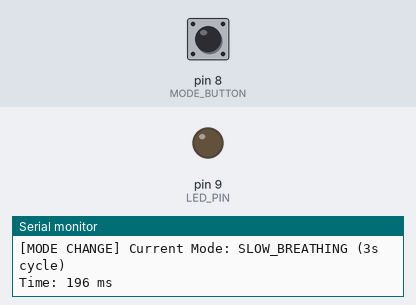
Simulated run of this sketch. Board: Arduino Uno, built with avr-gcc and run on an emulated ATmega328P. Parts: output pins drawn as LEDs (lit = HIGH), the last lines printed to the serial monitor. The inputs (shaded band) are chosen by the test bench; at power-on: pin 8 (MODE_BUTTON) LOW.

Above: at 1.4 s.
1.5 s: pin 8 (MODE_BUTTON) pulled HIGH for 0.15 s
At 1.69 s:
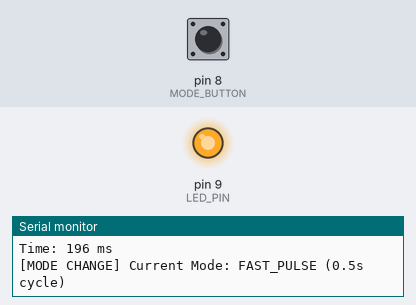
4.6 s: pin 8 (MODE_BUTTON) pulled HIGH for 1 s
Timing chart, 0 to 13.6 s (numbered marks = the images above; inputs shaded):
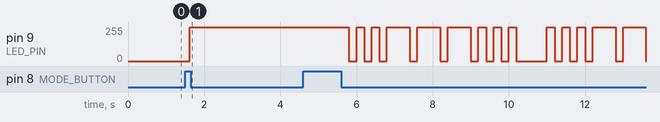

Measured:
- after the input at 1.5 s, pin 9 (LED_PIN): goes on until 1.6 s, then stays 253/255

The sketch:

pwm_night_light.ino
```cpp
/*
 * Project: PWM Night Light with Breathing Modes
 * Question: Q17
 * Author: [YOUR NAME]
 * Date: [DATE]
 * Description: LED breathing animation with 3 switchable modes:
 *              Mode 1: Slow breathing (3-second cycle)
 *              Mode 2: Fast pulse (0.5-second cycle)
 *              Mode 3: SOS pattern (...--- ...)
 *              Button cycles through modes. Uses millis() for non-blocking timing.
 */

#include <Arduino.h>

// Pin definitions
const int LED_PIN = 9;          // PWM-capable pin (digital PWM output)
const int MODE_BUTTON = 8;      // Button to cycle modes

// Enum for breathing modes
enum Mode {
  SLOW_BREATHING,
  FAST_PULSE,
  SOS_PATTERN
};

// State variables
Mode current_mode = SLOW_BREATHING;
unsigned long mode_start_time = 0;
unsigned long button_press_time = 0;
bool button_pressed = false;
int sos_index = 0;  // Index for SOS pattern
unsigned long sos_start_time = 0;

// Timing constants (milliseconds)
const unsigned long SLOW_BREATH_CYCLE = 3000;   // 3 seconds full cycle
const unsigned long FAST_PULSE_CYCLE = 500;     // 0.5 seconds full cycle
const unsigned long SOS_DOT_DURATION = 200;     // Dot duration
const unsigned long SOS_DASH_DURATION = 600;    // Dash duration (3x dot)
const unsigned long SOS_SPACE_DURATION = 200;   // Space between symbols
const unsigned long SOS_LETTER_SPACE = 600;     // Space between letters

// SOS pattern: 0=dot, 1=dash
const int SOS_PATTERN_LENGTH = 9;
const int sos_pattern[SOS_PATTERN_LENGTH] = {
  0, 0, 0,           // S (...)
  1, 1, 1,           // O (---)
  0, 0, 0            // S (...)
};

void setup() {
  // Initialize LED pin as PWM output
  pinMode(LED_PIN, OUTPUT);

  // Initialize mode button
  pinMode(MODE_BUTTON, INPUT);

  // Initialize Serial for debugging
  Serial.begin(9600);
  Serial.println("===== PWM Night Light Started =====");
  Serial.println("Mode 0: Slow Breathing (3s cycle)");
  Serial.println("Mode 1: Fast Pulse (0.5s cycle)");
  Serial.println("Mode 2: SOS Pattern");
  Serial.println("Press button to cycle modes");
  Serial.println("====================================");

  // Set initial time
  mode_start_time = millis();
  print_mode_change();
}

void loop() {
  unsigned long current_time = millis();

  // Non-blocking button reading
  if (digitalRead(MODE_BUTTON) == HIGH && !button_pressed) {
    button_pressed = true;
    button_press_time = current_time;
  }

  // Debounce and detect button release
  if (button_pressed && (current_time - button_press_time > 50)) {
    if (digitalRead(MODE_BUTTON) == LOW) {
      // Button released, cycle to next mode
      current_mode = (Mode)((current_mode + 1) % 3);
      mode_start_time = current_time;
      sos_index = 0;
      sos_start_time = current_time;
      button_pressed = false;
      print_mode_change();
    }
  }

  // Execute current mode
  switch (current_mode) {
    case SLOW_BREATHING:
      breathing_mode(current_time, SLOW_BREATH_CYCLE);
      break;

    case FAST_PULSE:
      breathing_mode(current_time, FAST_PULSE_CYCLE);
      break;

    case SOS_PATTERN:
      sos_mode(current_time);
      break;
  }
}

// Breathing animation using PWM (sine-like approximation)
void breathing_mode(unsigned long current_time, unsigned long cycle_time) {
  // Calculate elapsed time in current cycle
  unsigned long elapsed = (current_time - mode_start_time) % cycle_time;

  // Normalize to 0-1 range
  float phase = (float)elapsed / cycle_time;

  // Simple triangular wave: 0→255→0 across the cycle
  int brightness;
  if (phase < 0.5) {
    // Fade in: 0 to 255
    brightness = (int)(phase * 2 * 255);
  } else {
    // Fade out: 255 to 0
    brightness = (int)((1 - phase) * 2 * 255);
  }

  // Apply PWM to LED
  analogWrite(LED_PIN, brightness);
}

// SOS pattern: ... --- ...
void sos_mode(unsigned long current_time) {
  unsigned long elapsed = current_time - sos_start_time;

  // Calculate position in SOS sequence
  unsigned long symbol_duration = SOS_DOT_DURATION;  // Will be updated based on dot/dash
  unsigned long cumulative_time = 0;

  // Iterate through SOS pattern
  for (int i = 0; i < SOS_PATTERN_LENGTH; i++) {
    symbol_duration = (sos_pattern[i] == 0) ? SOS_DOT_DURATION : SOS_DASH_DURATION;

    // Add symbol time + space after symbol
    unsigned long symbol_end = cumulative_time + symbol_duration;
    unsigned long space_end = symbol_end + SOS_SPACE_DURATION;

    if (elapsed < symbol_end) {
      // Inside a symbol (dot or dash)
      analogWrite(LED_PIN, 255);  // LED ON
      return;
    } else if (elapsed < space_end) {
      // Inside a space after symbol
      analogWrite(LED_PIN, 0);    // LED OFF
      return;
    }

    cumulative_time = space_end;
  }

  // Add letter space between SOS repeats
  if (elapsed < cumulative_time + SOS_LETTER_SPACE) {
    analogWrite(LED_PIN, 0);  // LED OFF during letter space
  } else {
    // Restart pattern
    sos_start_time = current_time;
  }
}

// Print mode change to Serial
void print_mode_change() {
  Serial.print("[MODE CHANGE] Current Mode: ");
  switch (current_mode) {
    case SLOW_BREATHING:
      Serial.println("SLOW_BREATHING (3s cycle)");
      break;
    case FAST_PULSE:
      Serial.println("FAST_PULSE (0.5s cycle)");
      break;
    case SOS_PATTERN:
      Serial.println("SOS_PATTERN (...---...)");
      break;
  }
  Serial.print("Time: ");
  Serial.print(millis());
  Serial.println(" ms");
}
```
